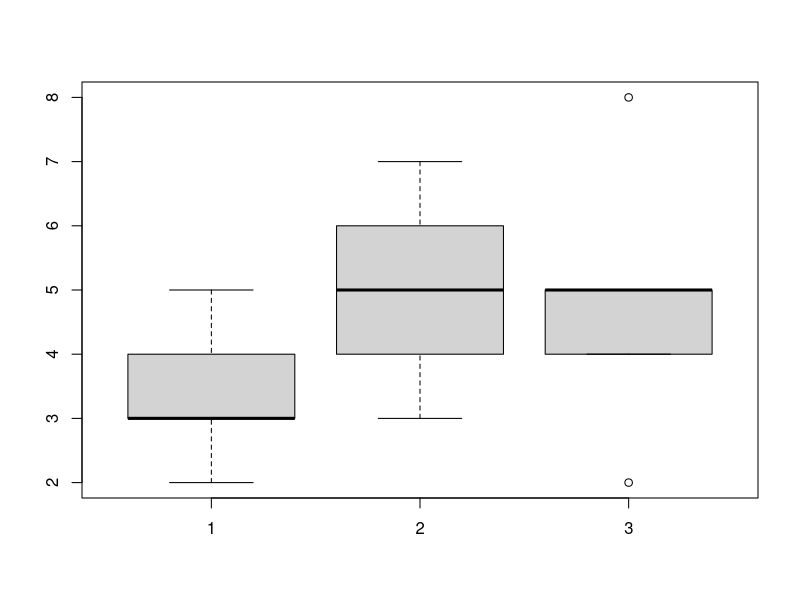

Here is the R script that generated this plot:
# create a matrix
x = cbind(c(3,5,4,3,2), c(7,4,5,3,6), c(2,8,5,5,4))
dim(x)
p = nrow(x)
n = ncol(x)
x

# look at distribution
boxplot(x)

#################################
###  Median normalization
#################################

medians = apply(x, 2, median)
reference = mean(medians)
d = reference - medians
x.median.norm = sapply(1:n,  function(i) x[,i]+d[i])

#################################
###  Full quantile normalization
#################################

# sort columns
sort(x[,1])
sort(x[,2])
sort(x[,3])
x.sort = cbind(sort(x[,1]), sort(x[,2]), sort(x[,3]))
# can you use apply to do this?

# get means
means = rowMeans(x.sort)    # what about medians?

# substitute original values with means
x.rank = apply(x, 2, rank)  # what about ties?
x.full.norm = apply(x.rank, 2, function(y) means[y])
